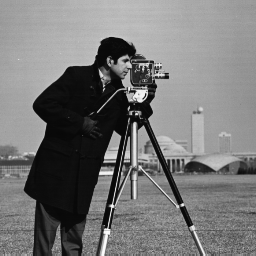
#> input picture 10-image-histogram-05-03-2026/cameraman.tif, 256 x 256 px
$ python 1_image_histogram.py
#> lines starting #> are read from the running program, lines starting #| are printed output that depends on the picture
import cv2
import matplotlib.pyplot as plt
img = cv2.imread('cameraman.tif', 0)
#> img is the input picture: shape (256, 256); min 7, max 253, mean 118.7
plt.figure()
plt.imshow(img, cmap='gray')
plt.title("Original Image")
plt.axis('off')
plt.figure()
plt.hist(img.ravel(), bins=256, range=[0,256])
plt.title("Histogram")
plt.show()
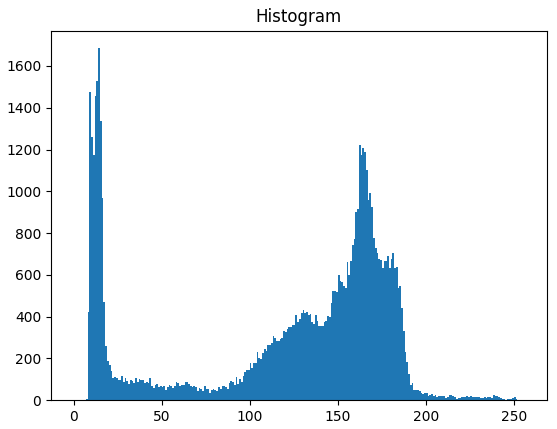
#> figure drawn by matplotlib, 1 panel; tallest bar 1685 high, from x = 14 to 15
